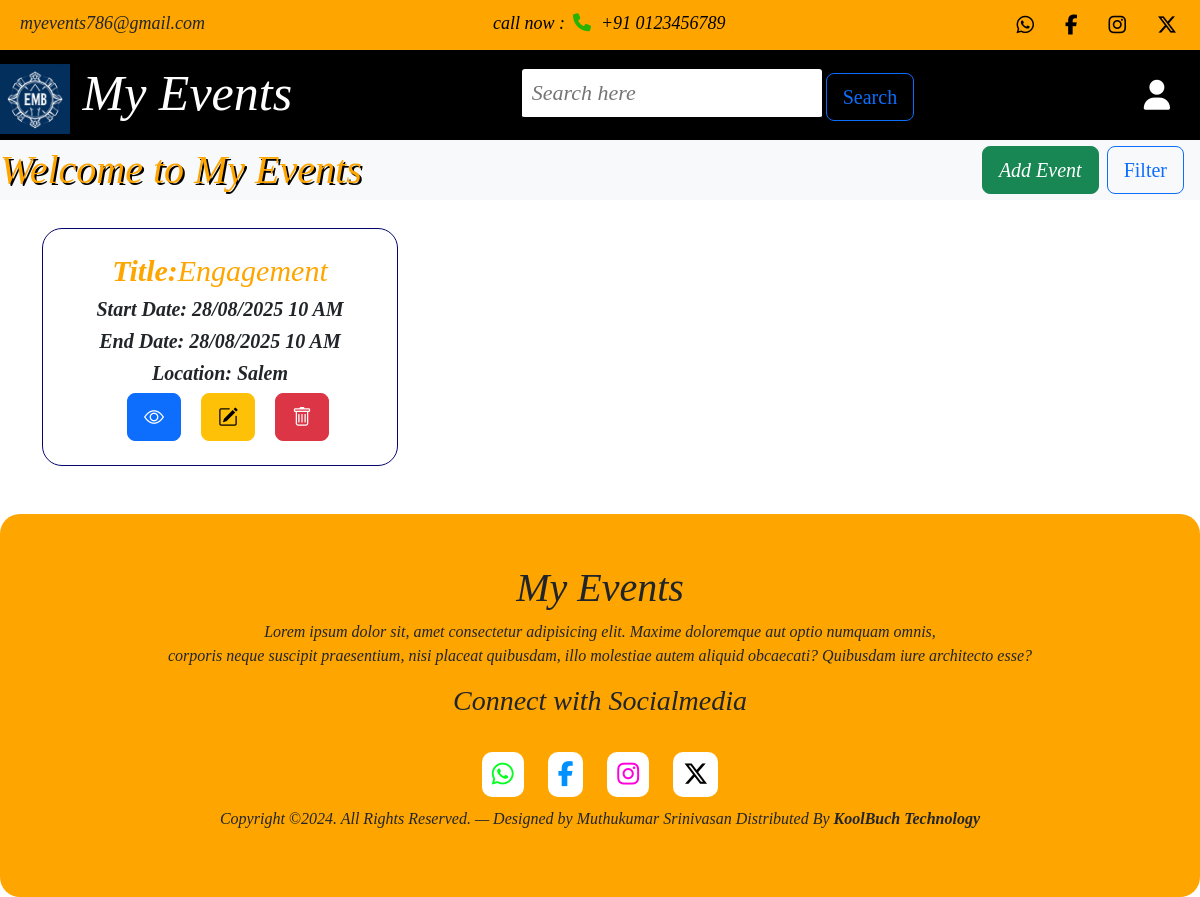
The app's page / (signed in) with its own data.
### EMS_App/models.py (models this page shows, shortened)
class Events(models.Model):
    customer  = models.ForeignKey(CustomUser,on_delete=models.SET_NULL,null=True,blank=True)
    title = models.CharField(max_length=50,null=False,blank=False)
    description = models.CharField(max_length=300,null=False,blank=False)
    startdate = models.DateTimeField((""), auto_now=False, auto_now_add=False)
    enddate = models.DateTimeField((""), auto_now=False, auto_now_add=False)
    location = models.CharField(max_length=200,null=False,blank=False)
    organizer = models.CharField(max_length=50,null=False,blank=False)
    status = models.CharField(choices=event_status,max_length=150,default='Not Yet Started',null=False)

### EMS_App/views.py (the view)
# urls.py: path('',views.index,name='index'),
def index(request):
    if request.user.is_authenticated:
        user = request.user
        events = Events.objects.filter(customer = user)
    else:
        events = Events.objects.all()
    date_range = request.GET.get('date_range')
    location_filters = request.GET.getlist('location')
    organizer_filters = request.GET.getlist('organizer')
    today = timezone.now().date()
    if date_range == 'past_30':
        events = events.filter(startdate__date__gte=today - timedelta(days=30))
    elif date_range == 'past_7':
        events = events.filter(startdate__date__gte=today - timedelta(days=7))
    elif date_range == 'today':
        events = events.filter(startdate__date=today)
    elif date_range == 'next_7':
        events = events.filter(startdate__date__lte=today + timedelta(days=7))
    elif date_range == 'next_30':
        events = events.filter(startdate__date__lte=today + timedelta(days=30))
    if location_filters:
        events = events.filter(location__in=location_filters)
    if organizer_filters:
        events = events.filter(organizer__in=organizer_filters)
    unique_locations = Events.objects.values_list('location', flat=True).distinct()
    unique_organizers = Events.objects.values_list('organizer', flat=True).distinct()
    return render(request, 'index.html', {
        'data': events,
        'unique_locations': unique_locations,
        'unique_organizers': unique_organizers,
        'selected_locations': location_filters,
        'selected_organizers': organizer_filters
    })

### EMS_App/templates/index.html (shortened to what this page needs)
{% extends "bindpage.html" %}
{% load static %}
{% block content %}
<section>
    <div class="d-flex justify-content-between align-items-center bg-light">
        <marquee behavior="scroll" direction="left" style="font-size:40px; text-shadow:black 2px 2px; color:orange; flex: 1;">
            Welcome to My Events
        </marquee>
        {% if request.user.is_authenticated %}
        <a class="btn btn-success btn-lg ms-3" href="{% url 'addevent' %}" role="button">
            Add Event
        </a>
        {% endif %}
        <button class="btn btn-outline-primary btn-lg me-3 ms-2" onclick="toggleFilter()">Filter</button>
    </div>
    <div class="container categories">
        <div class="row row-cols-1 row-cols-sm-2 row-cols-md-3 text-center item mt-1  g-4 mb-5">
                {% for item in data %}
               <div>
                    <div class="col category">
                        <div class="categorytext mt-4">
                            <h4 style='color:orange;'><b>Title:</b>{{item.title}}</h4>
                           <h5><b>Start Date: {{ item.startdate|date:"d/m/Y g A" }}</b></h5>
                            <h5><b>End Date: {{ item.enddate|date:"d/m/Y g A" }}</b></h5>
                            <h5><b>Location: {{item.location}}</b></h5>
                            <div class="mb-4">
                                <a class="btn btn-primary btn-lg ms-3" href="" role="button" title="View" data-bs-toggle='modal' data-bs-target='#{{item.id}}'>
                                    <i class="bi bi-eye"></i>
                                </a>
                                {% if request.user.is_authenticated %}
                                <a class="btn btn-warning btn-lg ms-3" href="{% url 'updateevent' item.id %}" role="button" title="Edit">
                                    <i class="bi bi-pencil-square"></i>
                                </a>
                                <a class="btn btn-danger btn-lg ms-3" href="{% url 'deleteevent' item.id %}" role="button" title="Delete">
                                    <i class="bi bi-trash"></i>
                                </a>
                                {% endif %}
                            </div>
                        </div>
                    </div>
                </div>
                {% endfor %}
        </div>
    </div>
</section>
{% endblock content %}

### EMS_App/static/style.css (style rules this page uses)
* { margin: 0; padding: 0; font-family: 'Merriweather', serif; font-style: italic; }
button { font-style: normal; font-weight: 550; }

### records on screen
Events: title "Engagement", startdate "28/08/2025 10 AM", enddate "28/08/2025 10 AM", location "Salem"
